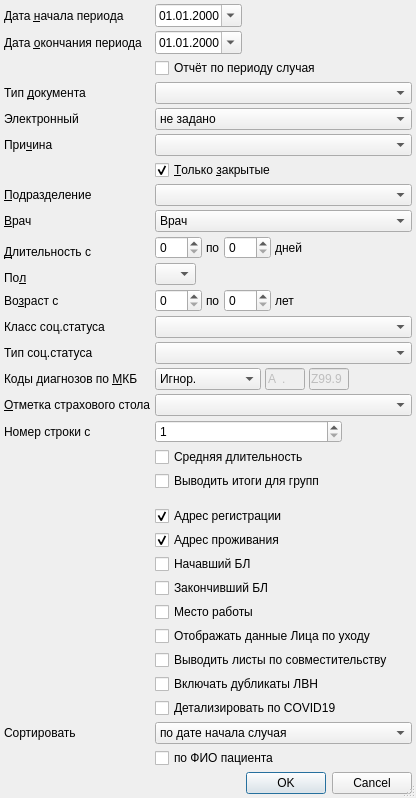
<?xml version="1.0" encoding="UTF-8"?>
<ui version="4.0">
 <class>TempInvalidSetupDialog</class>
 <widget class="QDialog" name="TempInvalidSetupDialog">
  <property name="windowModality">
   <enum>Qt::ApplicationModal</enum>
  </property>
  <property name="geometry">
   <rect>
    <x>0</x>
    <y>0</y>
    <width>416</width>
    <height>798</height>
   </rect>
  </property>
  <property name="windowTitle">
   <string>параметры отчёта</string>
  </property>
  <property name="sizeGripEnabled">
   <bool>true</bool>
  </property>
  <layout class="QGridLayout">
   <property name="margin">
    <number>4</number>
   </property>
   <property name="spacing">
    <number>4</number>
   </property>
   <item row="9" column="1" colspan="2">
    <widget class="QFrame" name="frmDuration">
     <property name="frameShape">
      <enum>QFrame::NoFrame</enum>
     </property>
     <property name="frameShadow">
      <enum>QFrame::Raised</enum>
     </property>
     <layout class="QHBoxLayout">
      <property name="spacing">
       <number>4</number>
      </property>
      <property name="margin">
       <number>0</number>
      </property>
      <item>
       <widget class="QSpinBox" name="edtDurationFrom">
        <property name="sizePolicy">
         <sizepolicy hsizetype="Preferred" vsizetype="Fixed">
          <horstretch>0</horstretch>
          <verstretch>0</verstretch>
         </sizepolicy>
        </property>
        <property name="maximum">
         <number>366</number>
        </property>
       </widget>
      </item>
      <item>
       <widget class="QLabel" name="lblDurationTo">
        <property name="text">
         <string>по</string>
        </property>
        <property name="buddy">
         <cstring>edtDurationTo</cstring>
        </property>
       </widget>
      </item>
      <item>
       <widget class="QSpinBox" name="edtDurationTo">
        <property name="sizePolicy">
         <sizepolicy hsizetype="Preferred" vsizetype="Fixed">
          <horstretch>0</horstretch>
          <verstretch>0</verstretch>
         </sizepolicy>
        </property>
        <property name="maximum">
         <number>366</number>
        </property>
       </widget>
      </item>
      <item>
       <widget class="QLabel" name="lblDurationDays">
        <property name="text">
         <string>дней</string>
        </property>
        <property name="buddy">
         <cstring>edtDurationTo</cstring>
        </property>
       </widget>
      </item>
      <item>
       <spacer>
        <property name="orientation">
         <enum>Qt::Horizontal</enum>
        </property>
        <property name="sizeHint" stdset="0">
         <size>
          <width>21</width>
          <height>20</height>
         </size>
        </property>
       </spacer>
      </item>
     </layout>
    </widget>
   </item>
   <item row="12" column="1" colspan="2">
    <widget class="QFrame" name="frmAge">
     <property name="frameShape">
      <enum>QFrame::NoFrame</enum>
     </property>
     <property name="frameShadow">
      <enum>QFrame::Raised</enum>
     </property>
     <layout class="QHBoxLayout">
      <property name="spacing">
       <number>4</number>
      </property>
      <property name="margin">
       <number>0</number>
      </property>
      <item>
       <widget class="QSpinBox" name="edtAgeFrom">
        <property name="sizePolicy">
         <sizepolicy hsizetype="Preferred" vsizetype="Fixed">
          <horstretch>0</horstretch>
          <verstretch>0</verstretch>
         </sizepolicy>
        </property>
        <property name="maximum">
         <number>150</number>
        </property>
       </widget>
      </item>
      <item>
       <widget class="QLabel" name="lblAgeTo">
        <property name="text">
         <string>по</string>
        </property>
        <property name="buddy">
         <cstring>edtAgeTo</cstring>
        </property>
       </widget>
      </item>
      <item>
       <widget class="QSpinBox" name="edtAgeTo">
        <property name="sizePolicy">
         <sizepolicy hsizetype="Preferred" vsizetype="Fixed">
          <horstretch>0</horstretch>
          <verstretch>0</verstretch>
         </sizepolicy>
        </property>
        <property name="maximum">
         <number>150</number>
        </property>
       </widget>
      </item>
      <item>
       <widget class="QLabel" name="lblAgeYears">
        <property name="text">
         <string>лет</string>
        </property>
        <property name="buddy">
         <cstring>edtAgeTo</cstring>
        </property>
       </widget>
      </item>
      <item>
       <spacer>
        <property name="orientation">
         <enum>Qt::Horizontal</enum>
        </property>
        <property name="sizeHint" stdset="0">
         <size>
          <width>21</width>
          <height>20</height>
         </size>
        </property>
       </spacer>
      </item>
     </layout>
    </widget>
   </item>
   <item row="16" column="1" colspan="2">
    <widget class="QFrame" name="frmMKB">
     <property name="frameShape">
      <enum>QFrame::NoFrame</enum>
     </property>
     <property name="frameShadow">
      <enum>QFrame::Raised</enum>
     </property>
     <layout class="QGridLayout">
      <property name="horizontalSpacing">
       <number>4</number>
      </property>
      <property name="verticalSpacing">
       <number>0</number>
      </property>
      <property name="margin">
       <number>0</number>
      </property>
      <item row="0" column="0">
       <widget class="QComboBox" name="cmbMKBFilter">
        <item>
         <property name="text">
          <string>Игнор.</string>
         </property>
        </item>
        <item>
         <property name="text">
          <string>Интервал</string>
         </property>
        </item>
        <item>
         <property name="text">
          <string>Без диагноза</string>
         </property>
        </item>
       </widget>
      </item>
      <item row="0" column="1">
       <widget class="CICDCodeEdit" name="edtMKBFrom">
        <property name="enabled">
         <bool>false</bool>
        </property>
        <property name="sizePolicy">
         <sizepolicy hsizetype="Fixed" vsizetype="Fixed">
          <horstretch>0</horstretch>
          <verstretch>0</verstretch>
         </sizepolicy>
        </property>
        <property name="maximumSize">
         <size>
          <width>40</width>
          <height>16777215</height>
         </size>
        </property>
        <property name="inputMask">
         <string>a00.00; </string>
        </property>
        <property name="text">
         <string>A.</string>
        </property>
        <property name="maxLength">
         <number>6</number>
        </property>
       </widget>
      </item>
      <item row="0" column="2">
       <widget class="CICDCodeEdit" name="edtMKBTo">
        <property name="enabled">
         <bool>false</bool>
        </property>
        <property name="sizePolicy">
         <sizepolicy hsizetype="Fixed" vsizetype="Fixed">
          <horstretch>0</horstretch>
          <verstretch>0</verstretch>
         </sizepolicy>
        </property>
        <property name="maximumSize">
         <size>
          <width>40</width>
          <height>16777215</height>
         </size>
        </property>
        <property name="inputMask">
         <string>a00.00; </string>
        </property>
        <property name="text">
         <string>Z99.9</string>
        </property>
        <property name="maxLength">
         <number>6</number>
        </property>
       </widget>
      </item>
      <item row="0" column="3">
       <spacer>
        <property name="orientation">
         <enum>Qt::Horizontal</enum>
        </property>
        <property name="sizeHint" stdset="0">
         <size>
          <width>40</width>
          <height>20</height>
         </size>
        </property>
       </spacer>
      </item>
     </layout>
    </widget>
   </item>
   <item row="10" column="1" rowspan="2" colspan="2">
    <widget class="QFrame" name="frmSex">
     <property name="frameShape">
      <enum>QFrame::NoFrame</enum>
     </property>
     <property name="frameShadow">
      <enum>QFrame::Raised</enum>
     </property>
     <layout class="QHBoxLayout">
      <property name="spacing">
       <number>4</number>
      </property>
      <property name="margin">
       <number>0</number>
      </property>
      <item>
       <widget class="QComboBox" name="cmbSex">
        <item>
         <property name="text">
          <string/>
         </property>
        </item>
        <item>
         <property name="text">
          <string>М</string>
         </property>
        </item>
        <item>
         <property name="text">
          <string>Ж</string>
         </property>
        </item>
       </widget>
      </item>
      <item>
       <spacer>
        <property name="orientation">
         <enum>Qt::Horizontal</enum>
        </property>
        <property name="sizeHint" stdset="0">
         <size>
          <width>21</width>
          <height>20</height>
         </size>
        </property>
       </spacer>
      </item>
     </layout>
    </widget>
   </item>
   <item row="0" column="1">
    <widget class="CDateEdit" name="edtBegDate">
     <property name="sizePolicy">
      <sizepolicy hsizetype="Maximum" vsizetype="Fixed">
       <horstretch>0</horstretch>
       <verstretch>0</verstretch>
      </sizepolicy>
     </property>
     <property name="displayFormat">
      <string>dd.MM.yyyy</string>
     </property>
     <property name="calendarPopup">
      <bool>true</bool>
     </property>
    </widget>
   </item>
   <item row="12" column="0">
    <widget class="QLabel" name="lblAge">
     <property name="text">
      <string>Во&amp;зраст с</string>
     </property>
     <property name="buddy">
      <cstring>edtAgeFrom</cstring>
     </property>
    </widget>
   </item>
   <item row="2" column="1" colspan="2">
    <widget class="QCheckBox" name="chkByPeriod">
     <property name="toolTip">
      <string>&lt;!DOCTYPE HTML PUBLIC &quot;-//W3C//DTD HTML 4.0//EN&quot; &quot;http://www.w3.org/TR/REC-html40/strict.dtd&quot;&gt;
&lt;html&gt;&lt;head&gt;&lt;meta name=&quot;qrichtext&quot; content=&quot;1&quot; /&gt;&lt;style type=&quot;text/css&quot;&gt;
p, li { white-space: pre-wrap; }
&lt;/style&gt;&lt;/head&gt;&lt;body style=&quot; font-family:'MS Shell Dlg 2'; font-size:8.25pt; font-weight:400; font-style:normal;&quot;&gt;
&lt;p style=&quot; margin-top:0px; margin-bottom:0px; margin-left:0px; margin-right:0px; -qt-block-indent:0; text-indent:0px; font-size:8pt;&quot;&gt;Если отметка &lt;span style=&quot; font-weight:600;&quot;&gt;стоит&lt;/span&gt;, то для отчёта &lt;br /&gt;выбираются документы ВУТ с &lt;span style=&quot; font-weight:600;&quot;&gt;периодом, &lt;/span&gt;&lt;/p&gt;
&lt;p style=&quot; margin-top:0px; margin-bottom:0px; margin-left:0px; margin-right:0px; -qt-block-indent:0; text-indent:0px; font-size:8pt; font-weight:600;&quot;&gt;пересекающимя с периодом отчёта&lt;/p&gt;
&lt;p style=&quot;-qt-paragraph-type:empty; margin-top:0px; margin-bottom:0px; margin-left:0px; margin-right:0px; -qt-block-indent:0; text-indent:0px; font-size:8pt;&quot;&gt;&lt;/p&gt;
&lt;p style=&quot; margin-top:0px; margin-bottom:0px; margin-left:0px; margin-right:0px; -qt-block-indent:0; text-indent:0px; font-size:8pt;&quot;&gt;Если отметка &lt;span style=&quot; font-weight:600;&quot;&gt;снята&lt;/span&gt;, то для отчёта &lt;/p&gt;
&lt;p style=&quot; margin-top:0px; margin-bottom:0px; margin-left:0px; margin-right:0px; -qt-block-indent:0; text-indent:0px; font-size:8pt;&quot;&gt;выбираются документы ВУТ &lt;/p&gt;
&lt;p style=&quot; margin-top:0px; margin-bottom:0px; margin-left:0px; margin-right:0px; -qt-block-indent:0; text-indent:0px; font-size:8pt;&quot;&gt;&lt;span style=&quot; font-weight:600;&quot;&gt;закрытые в периоде отчёта&lt;/span&gt;&lt;/p&gt;
&lt;p style=&quot;-qt-paragraph-type:empty; margin-top:0px; margin-bottom:0px; margin-left:0px; margin-right:0px; -qt-block-indent:0; text-indent:0px; font-size:8pt;&quot;&gt;&lt;/p&gt;&lt;/body&gt;&lt;/html&gt;</string>
     </property>
     <property name="text">
      <string>Отчёт по периоду случая</string>
     </property>
    </widget>
   </item>
   <item row="5" column="0">
    <widget class="QLabel" name="lblTempInvalidReason">
     <property name="text">
      <string>При&amp;чина</string>
     </property>
     <property name="buddy">
      <cstring>cmbReason</cstring>
     </property>
    </widget>
   </item>
   <item row="17" column="0">
    <widget class="QLabel" name="lblInsuranceOfficeMark">
     <property name="text">
      <string>&amp;Отметка страхового стола</string>
     </property>
     <property name="buddy">
      <cstring>cmbInsuranceOfficeMark</cstring>
     </property>
    </widget>
   </item>
   <item row="8" column="0">
    <widget class="QLabel" name="lblPerson">
     <property name="text">
      <string>&amp;Врач</string>
     </property>
     <property name="buddy">
      <cstring>cmbPerson</cstring>
     </property>
    </widget>
   </item>
   <item row="3" column="1" colspan="2">
    <widget class="CRBComboBox" name="cmbDoctype"/>
   </item>
   <item row="34" column="0">
    <widget class="QLabel" name="lblDateSort">
     <property name="text">
      <string>Сортировать</string>
     </property>
    </widget>
   </item>
   <item row="34" column="1" colspan="2">
    <widget class="QComboBox" name="cmbDateSort">
     <item>
      <property name="text">
       <string>по дате начала случая</string>
      </property>
     </item>
     <item>
      <property name="text">
       <string>по дате начала ЛН</string>
      </property>
     </item>
    </widget>
   </item>
   <item row="30" column="1" colspan="2">
    <widget class="QCheckBox" name="chkTempInvalidDuplicate">
     <property name="text">
      <string>Выводить листы по совместительству</string>
     </property>
    </widget>
   </item>
   <item row="28" column="1" colspan="2">
    <widget class="QCheckBox" name="chkTempInvalidReceiver">
     <property name="text">
      <string>Отображать данные Лица по уходу</string>
     </property>
    </widget>
   </item>
   <item row="1" column="1">
    <widget class="CDateEdit" name="edtEndDate">
     <property name="sizePolicy">
      <sizepolicy hsizetype="Maximum" vsizetype="Fixed">
       <horstretch>0</horstretch>
       <verstretch>0</verstretch>
      </sizepolicy>
     </property>
     <property name="displayFormat">
      <string>dd.MM.yyyy</string>
     </property>
     <property name="calendarPopup">
      <bool>true</bool>
     </property>
    </widget>
   </item>
   <item row="22" column="0">
    <spacer>
     <property name="orientation">
      <enum>Qt::Vertical</enum>
     </property>
     <property name="sizeHint" stdset="0">
      <size>
       <width>21</width>
       <height>21</height>
      </size>
     </property>
    </spacer>
   </item>
   <item row="6" column="1" colspan="2">
    <widget class="QCheckBox" name="chkOnlyClosed">
     <property name="text">
      <string>&amp;Только &amp;закрытые</string>
     </property>
     <property name="checked">
      <bool>true</bool>
     </property>
    </widget>
   </item>
   <item row="1" column="0">
    <widget class="QLabel" name="lblEndDate">
     <property name="text">
      <string>Дата &amp;окончания периода</string>
     </property>
     <property name="buddy">
      <cstring>edtEndDate</cstring>
     </property>
    </widget>
   </item>
   <item row="7" column="0">
    <widget class="QLabel" name="lblOrgStructure">
     <property name="text">
      <string>&amp;Подразделение</string>
     </property>
     <property name="buddy">
      <cstring>cmbOrgStructure</cstring>
     </property>
    </widget>
   </item>
   <item row="8" column="1" colspan="2">
    <widget class="CPersonComboBoxEx" name="cmbPerson">
     <item>
      <property name="text">
       <string>Врач</string>
      </property>
     </item>
    </widget>
   </item>
   <item row="0" column="0">
    <widget class="QLabel" name="lblBegDate">
     <property name="text">
      <string>Дата &amp;начала периода</string>
     </property>
     <property name="buddy">
      <cstring>edtBegDate</cstring>
     </property>
    </widget>
   </item>
   <item row="3" column="0">
    <widget class="QLabel" name="lblDocType">
     <property name="text">
      <string>Тип &amp;документа</string>
     </property>
     <property name="buddy">
      <cstring>cmbDoctype</cstring>
     </property>
    </widget>
   </item>
   <item row="7" column="1" colspan="2">
    <widget class="COrgStructureComboBox" name="cmbOrgStructure"/>
   </item>
   <item row="5" column="1" colspan="2">
    <widget class="CRBMultivalueComboBox" name="cmbReason"/>
   </item>
   <item row="1" column="2">
    <spacer>
     <property name="orientation">
      <enum>Qt::Horizontal</enum>
     </property>
     <property name="sizeHint" stdset="0">
      <size>
       <width>101</width>
       <height>20</height>
      </size>
     </property>
    </spacer>
   </item>
   <item row="19" column="1" colspan="2">
    <widget class="QCheckBox" name="chkAverageDuration">
     <property name="text">
      <string>Средняя длительность</string>
     </property>
    </widget>
   </item>
   <item row="9" column="0" rowspan="2">
    <widget class="QLabel" name="lblDuration">
     <property name="text">
      <string>&amp;Длительность с</string>
     </property>
     <property name="buddy">
      <cstring>edtDurationFrom</cstring>
     </property>
    </widget>
   </item>
   <item row="0" column="2">
    <spacer>
     <property name="orientation">
      <enum>Qt::Horizontal</enum>
     </property>
     <property name="sizeHint" stdset="0">
      <size>
       <width>101</width>
       <height>20</height>
      </size>
     </property>
    </spacer>
   </item>
   <item row="36" column="0" colspan="3">
    <widget class="QDialogButtonBox" name="buttonBox">
     <property name="orientation">
      <enum>Qt::Horizontal</enum>
     </property>
     <property name="standardButtons">
      <set>QDialogButtonBox::Cancel|QDialogButtonBox::Ok</set>
     </property>
    </widget>
   </item>
   <item row="25" column="1" colspan="2">
    <widget class="QCheckBox" name="chkBeginPerson">
     <property name="text">
      <string>Начавший БЛ</string>
     </property>
    </widget>
   </item>
   <item row="11" column="0">
    <widget class="QLabel" name="lblSex">
     <property name="text">
      <string>По&amp;л</string>
     </property>
     <property name="buddy">
      <cstring>cmbSex</cstring>
     </property>
    </widget>
   </item>
   <item row="17" column="1" colspan="2">
    <widget class="QComboBox" name="cmbInsuranceOfficeMark">
     <item>
      <property name="text">
       <string/>
      </property>
     </item>
     <item>
      <property name="text">
       <string>без отметки</string>
      </property>
     </item>
     <item>
      <property name="text">
       <string>с отметкой</string>
      </property>
     </item>
    </widget>
   </item>
   <item row="13" column="1" colspan="2">
    <widget class="CSocStatusComboBox" name="cmbSocStatusClass"/>
   </item>
   <item row="16" column="0">
    <widget class="QLabel" name="lblMKB">
     <property name="text">
      <string>Коды диагнозов по &amp;МКБ</string>
     </property>
     <property name="buddy">
      <cstring>cmbMKBFilter</cstring>
     </property>
    </widget>
   </item>
   <item row="13" column="0">
    <widget class="QLabel" name="lblSocStatusClass">
     <property name="text">
      <string>Класс соц.статуса</string>
     </property>
     <property name="buddy">
      <cstring>cmbSocStatusClass</cstring>
     </property>
    </widget>
   </item>
   <item row="15" column="0">
    <widget class="QLabel" name="lblSocStatusType">
     <property name="text">
      <string>Тип соц.статуса</string>
     </property>
     <property name="buddy">
      <cstring>cmbSocStatusType</cstring>
     </property>
    </widget>
   </item>
   <item row="15" column="1" colspan="2">
    <widget class="CRBComboBox" name="cmbSocStatusType"/>
   </item>
   <item row="21" column="1" colspan="2">
    <widget class="QCheckBox" name="chkResultsForGroups">
     <property name="text">
      <string>Выводить итоги для групп</string>
     </property>
    </widget>
   </item>
   <item row="23" column="1" colspan="2">
    <widget class="QCheckBox" name="chkRegAddress">
     <property name="text">
      <string>Адрес регистрации</string>
     </property>
     <property name="checked">
      <bool>true</bool>
     </property>
    </widget>
   </item>
   <item row="24" column="1" colspan="2">
    <widget class="QCheckBox" name="chkLocAddress">
     <property name="text">
      <string>Адрес проживания</string>
     </property>
     <property name="checked">
      <bool>true</bool>
     </property>
    </widget>
   </item>
   <item row="26" column="1" colspan="2">
    <widget class="QCheckBox" name="chkEndPerson">
     <property name="text">
      <string>Закончивший БЛ</string>
     </property>
    </widget>
   </item>
   <item row="27" column="1" colspan="2">
    <widget class="QCheckBox" name="chkPlaceWork">
     <property name="text">
      <string>Место работы</string>
     </property>
    </widget>
   </item>
   <item row="18" column="0">
    <widget class="QLabel" name="lblCntUser">
     <property name="text">
      <string>Номер строки с</string>
     </property>
    </widget>
   </item>
   <item row="18" column="1">
    <widget class="QSpinBox" name="edtCntUser">
     <property name="minimum">
      <number>1</number>
     </property>
     <property name="maximum">
      <number>999999999</number>
     </property>
    </widget>
   </item>
   <item row="18" column="2">
    <spacer name="horizontalSpacer">
     <property name="orientation">
      <enum>Qt::Horizontal</enum>
     </property>
     <property name="sizeHint" stdset="0">
      <size>
       <width>40</width>
       <height>20</height>
      </size>
     </property>
    </spacer>
   </item>
   <item row="35" column="1" colspan="2">
    <widget class="QCheckBox" name="chkClientNameSort">
     <property name="text">
      <string>по ФИО пациента </string>
     </property>
    </widget>
   </item>
   <item row="4" column="1" colspan="2">
    <widget class="QComboBox" name="cmbElectronic">
     <item>
      <property name="text">
       <string>не задано</string>
      </property>
     </item>
     <item>
      <property name="text">
       <string>Электронный</string>
      </property>
     </item>
     <item>
      <property name="text">
       <string>Бумажный</string>
      </property>
     </item>
    </widget>
   </item>
   <item row="4" column="0">
    <widget class="QLabel" name="lblElectronic">
     <property name="text">
      <string>Электронный</string>
     </property>
    </widget>
   </item>
   <item row="32" column="1">
    <widget class="QCheckBox" name="chkTempInvalidCOVID19">
     <property name="text">
      <string>Детализировать по COVID19</string>
     </property>
    </widget>
   </item>
   <item row="31" column="1">
    <widget class="QCheckBox" name="chkTempInvalidDuplicateWork">
     <property name="text">
      <string>Включать дубликаты ЛВН</string>
     </property>
    </widget>
   </item>
  </layout>
 </widget>
 <customwidgets>
  <customwidget>
   <class>CDateEdit</class>
   <extends>QDateEdit</extends>
   <header>library/DateEdit</header>
  </customwidget>
  <customwidget>
   <class>COrgStructureComboBox</class>
   <extends>QComboBox</extends>
   <header>Orgs/OrgStructComboBoxes.h</header>
  </customwidget>
  <customwidget>
   <class>CPersonComboBoxEx</class>
   <extends>QComboBox</extends>
   <header>Orgs/PersonComboBoxEx.h</header>
  </customwidget>
  <customwidget>
   <class>CICDCodeEdit</class>
   <extends>QLineEdit</extends>
   <header>library/ICDCodeEdit.h</header>
  </customwidget>
  <customwidget>
   <class>CRBComboBox</class>
   <extends>QComboBox</extends>
   <header>library/crbcombobox.h</header>
  </customwidget>
  <customwidget>
   <class>CSocStatusComboBox</class>
   <extends>QComboBox</extends>
   <header>Registry/SocStatusComboBox.h</header>
  </customwidget>
  <customwidget>
   <class>CRBMultivalueComboBox</class>
   <extends>QComboBox</extends>
   <header>library/MultivalueComboBox</header>
  </customwidget>
 </customwidgets>
 <tabstops>
  <tabstop>edtBegDate</tabstop>
  <tabstop>edtEndDate</tabstop>
  <tabstop>chkByPeriod</tabstop>
  <tabstop>cmbDoctype</tabstop>
  <tabstop>cmbReason</tabstop>
  <tabstop>chkOnlyClosed</tabstop>
  <tabstop>cmbOrgStructure</tabstop>
  <tabstop>cmbPerson</tabstop>
  <tabstop>edtDurationFrom</tabstop>
  <tabstop>edtDurationTo</tabstop>
  <tabstop>cmbSex</tabstop>
  <tabstop>edtAgeFrom</tabstop>
  <tabstop>edtAgeTo</tabstop>
  <tabstop>cmbSocStatusClass</tabstop>
  <tabstop>cmbSocStatusType</tabstop>
  <tabstop>cmbMKBFilter</tabstop>
  <tabstop>edtMKBFrom</tabstop>
  <tabstop>edtMKBTo</tabstop>
  <tabstop>cmbInsuranceOfficeMark</tabstop>
  <tabstop>edtCntUser</tabstop>
  <tabstop>buttonBox</tabstop>
  <tabstop>chkAverageDuration</tabstop>
  <tabstop>chkBeginPerson</tabstop>
  <tabstop>chkResultsForGroups</tabstop>
  <tabstop>chkRegAddress</tabstop>
  <tabstop>chkLocAddress</tabstop>
  <tabstop>chkEndPerson</tabstop>
  <tabstop>chkPlaceWork</tabstop>
  <tabstop>chkTempInvalidReceiver</tabstop>
  <tabstop>chkTempInvalidDuplicate</tabstop>
  <tabstop>cmbDateSort</tabstop>
  <tabstop>chkClientNameSort</tabstop>
 </tabstops>
 <resources/>
 <connections>
  <connection>
   <sender>buttonBox</sender>
   <signal>accepted()</signal>
   <receiver>TempInvalidSetupDialog</receiver>
   <slot>accept()</slot>
   <hints>
    <hint type="sourcelabel">
     <x>186</x>
     <y>254</y>
    </hint>
    <hint type="destinationlabel">
     <x>119</x>
     <y>239</y>
    </hint>
   </hints>
  </connection>
  <connection>
   <sender>buttonBox</sender>
   <signal>rejected()</signal>
   <receiver>TempInvalidSetupDialog</receiver>
   <slot>reject()</slot>
   <hints>
    <hint type="sourcelabel">
     <x>278</x>
     <y>254</y>
    </hint>
    <hint type="destinationlabel">
     <x>316</x>
     <y>234</y>
    </hint>
   </hints>
  </connection>
 </connections>
</ui>
